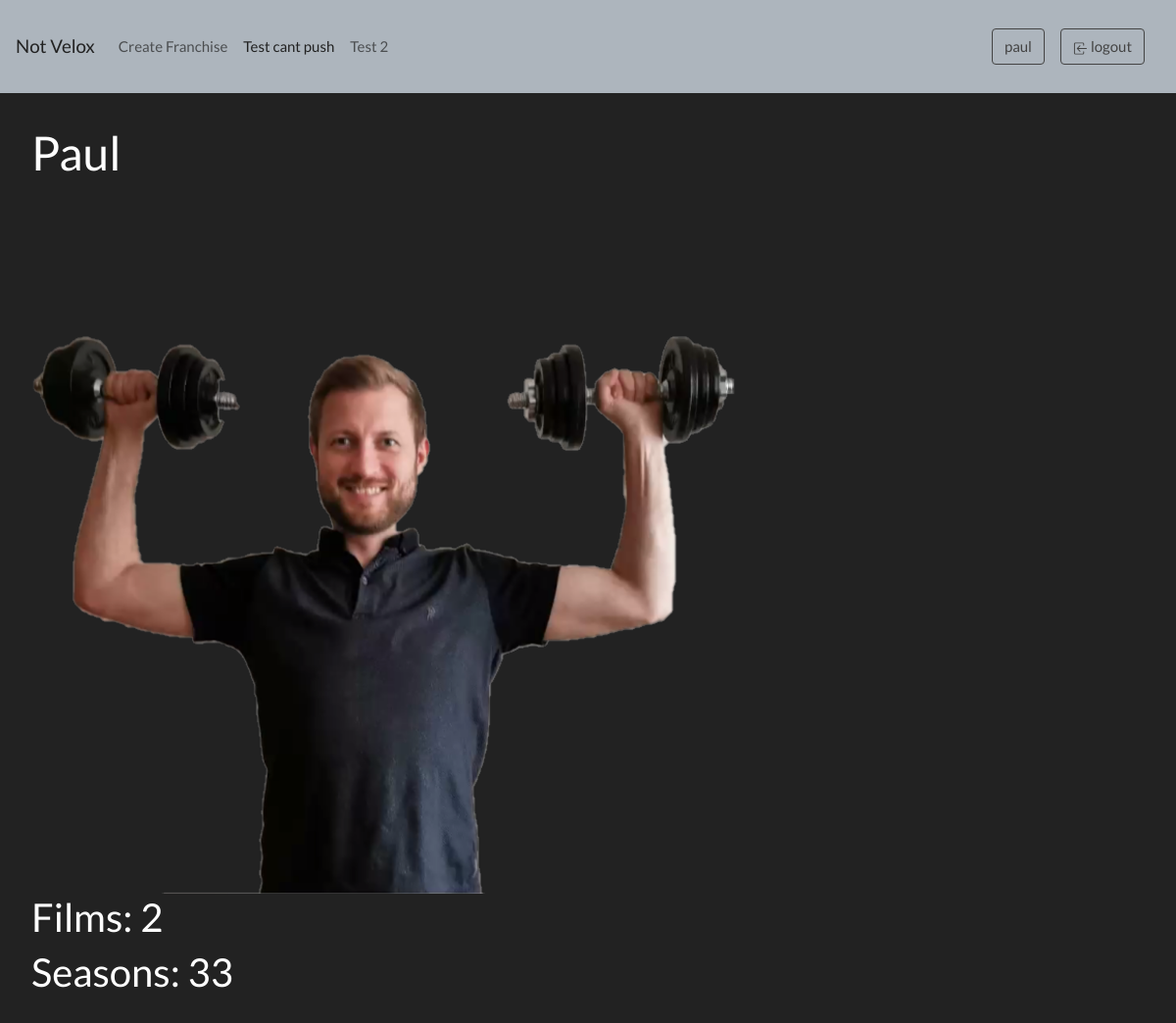
Page /franchise/paul (signed in) on the committed database.
### anime/models.py (models this page shows, shortened)
class Franchise(models.Model):
    franchies_name = models.CharField(max_length=255, unique=True)
    franchise_slug = models.SlugField()
    thumb = models.ImageField(default='default.png', blank=True, unique=True)
    film_type = models.BooleanField(default=False)
    film_num = models.IntegerField()
    tv_type = models.BooleanField(default=False)
    tv_num = models.IntegerField()
    oav_type = models.BooleanField(default=False)
    oav_num = models.IntegerField()
    author = models.ForeignKey(User, default=None, on_delete=models.CASCADE)
    all_user_average = models.IntegerField()

### anime/views.py (the view)
# urls.py: path('<slug:franchise_slug>', views.franchise_details,),
@login_required(login_url="/signup/login")
def franchise_details(request,franchise_slug):
    franchises_details = Franchise.objects.get(franchise_slug=franchise_slug)
    return render(request, 'franchises_details.html', {'franchises_details': franchises_details})

### anime/templates/franchises_details.html (shortened to what this page needs)
{% extends 'base.html' %}
{% block content %}
    <h1>{{franchises_details.franchies_name}}</h1>
    <img src="{{franchises_details.thumb.url}}" alt="">
    {% if franchises_details.film_type is True %}
        <h2>Films: {{franchises_details.film_num}}</h2>
    {% endif %}
    {% if franchises_details.tv_type is True %}
        <h2>Seasons: {{franchises_details.tv_num}}</h2>
    {% endif %}
{% endblock %}

### templates/base.html (shortened to what this page needs)
{% load static%}
<!doctype html>
<html lang="en">
<head>
    <link rel="stylesheet" href="/static/css/base.css">
    <link rel="stylesheet" href="/static/css/darkmode.css">
</head>
<body>
    <nav class="navbar navbar-expand-lg navbar-light bg-light">
        <a class="navbar-brand" href="/">Not Velox</a>
        <div class="collapse navbar-collapse" id="navbarText">
          <ul class="navbar-nav mr-auto">
            <li class="nav-item">
              <a class="nav-link" href="create/">Create Franchise</a>
            </li>
            <li class="nav-item active">
              <a class="nav-link" href="#">Test cant push<span class="sr-only">(current)</span></a>
            </li>
            <li class="nav-item">
              <a class="nav-link" href="#">Test 2</a>
            </li>
          </ul>
          <span class="navbar-text">
            {% if user.is_authenticated %}
            <a class="navbar-brand" href="#">
                <button class="btn btn-outline-secondary" type="button">{{user.username}}</button>
            </a>
            {% endif %}
          </span>
          <span class="navbar-text">
            {% if user.is_authenticated %}
            <a class="navbar-brand" href="#">
                <form action="/signup/logout/" method="POST">
                    <button class="btn btn-outline-secondary" type="submit">
                        logout
                    </button>
                </form>
            </a>
            {% endif %}
          </span>
        </div>
      </nav>
    <div class="p-3 m-3">
        {% block content %}
        {% endblock %}
    </div>
</body>
</html>

### rows in the picture
Franchise: franchies_name "Paul", thumb (picture), film_num "2", tv_num "33"

### other values in the picture
{{ user.username }} "paul"
